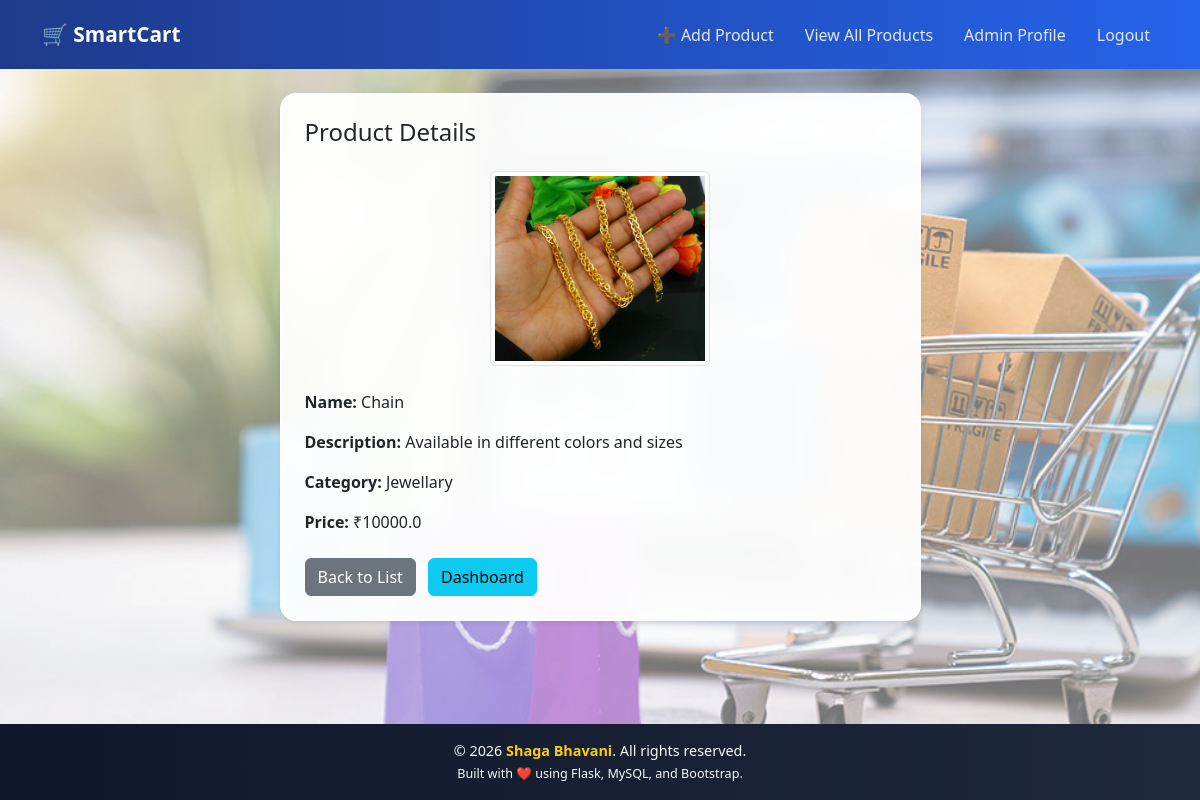
/admin/view-item/6 (signed in), run on the app's committed database.
### tables this page shows
CREATE TABLE products (
    product_id INTEGER PRIMARY KEY AUTOINCREMENT,
    name TEXT,
    description TEXT,
    category TEXT,
    price REAL,
    image TEXT
, admin_id INTEGER);

### app.py (the view)
@app.route('/admin/view-item/<int:item_id>')
def view_item(item_id):
    if 'admin_id' not in session:
        flash("Please login first!", "danger")
        return redirect('/admin-login')
    conn = get_db_connection()
    cursor = conn.cursor()
    cursor.execute("SELECT * FROM products WHERE product_id = ?", (item_id,))
    product = cursor.fetchone()
    cursor.close()
    conn.close()
    if not product:
        flash("Product not found!", "danger")
        return redirect('/admin/item-list')
    return render_template("admin/view_item.html", product=product)

### app.py (called while the page is built)
def get_db_connection():
    conn = sqlite3.connect("smartcart.db")
    conn.row_factory = sqlite3.Row
    return conn

### templates/admin/view_item.html (shortened to what this page needs)
{% extends 'base.html' %}
{% block content %}
<div class="row justify-content-center">
  <div class="col-md-8 col-lg-7">
    <div class="card shadow-sm">
      <div class="card-body p-4">
        <h4 class="mb-4">Product Details</h4>
        <div class="text-center mb-4">
          <img
            src="/static/uploads/product_images/{{ product.image }}"
            class="img-thumbnail"
            width="220">
        </div>
        <p><strong>Name:</strong> {{ product.name }}</p>
        <p><strong>Description:</strong> {{ product.description }}</p>
        <p><strong>Category:</strong> {{ product.category }}</p>
        <p><strong>Price:</strong> ₹{{ product.price }}</p>
        <div class="mt-4">
          <a href="/admin/item-list" class="btn btn-secondary">
            Back to List
          </a>
          <a href="{{ url_for('admin_dashboard') }}" class="btn btn-info ms-2">
            Dashboard
          </a>
        </div>
      </div>
    </div>
  </div>
</div>
{% endblock %}

### static/style.css (style rules this page uses)
body { margin: 0; font-family: 'Segoe UI', Tahoma, sans-serif; background: linear-gradient( 135deg, rgba(99, 102, 241, 0.45), rgba(56, 189, 248, 0.45), rgba(34, 197, 94, 0.45) ); background-image: url("./bg.jpg"); background-size: cover; background-position: center; background-repeat: no-repeat; background-attachment: fixed; min-height: 100vh; }
.card { background: rgba(255, 255, 255, 0.9); backdrop-filter: blur(14px); -webkit-backdrop-filter: blur(14px); border-radius: 16px; border: 1px solid rgba(255, 255, 255, 0.5); box-shadow: 0 20px 40px rgba(0,0,0,0.18); }
body { background-image: url("./bg.jpg"); background-size: cover; background-position: center; background-repeat: no-repeat; background-attachment: fixed; }
.card { background: rgba(255, 255, 255, 0.95); }

### data on the page
products: image (picture), name "Chain", description "Available in different colors and sizes", category "Jewellary", price "10000.0"
